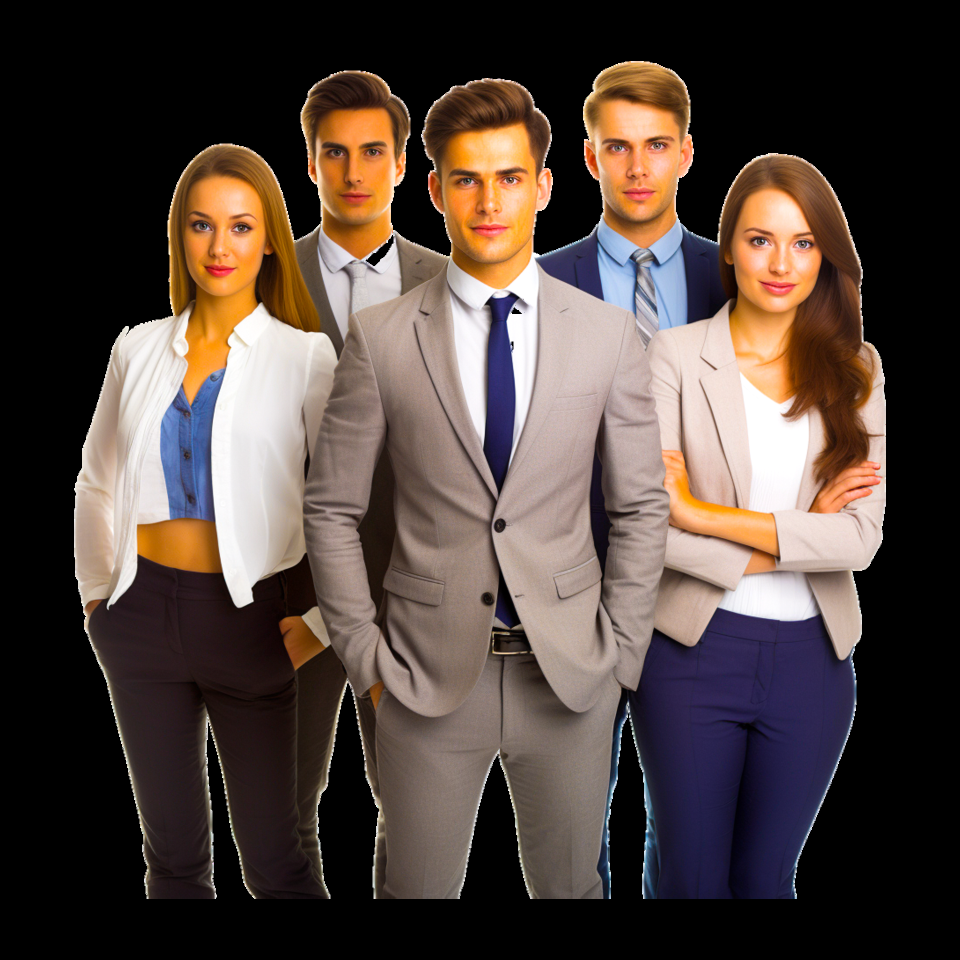
#> input picture data/Image_human1.png, 1920 x 1920 px (shown at 1/2 size)
$ python resizing.py
#> lines starting #> are read from the running program, lines starting #| are printed output that depends on the picture
import os

import cv2


img =cv2.imread(os.path.join('.', 'data', 'Image_human1.png'))
#> img is the input picture: shape (1920, 1920, 3); mean B, G, R 60.8, 67, 80.9

resized_img = cv2.resize(img, (306, 205)) #(width, height) whereas in shape(height, width)
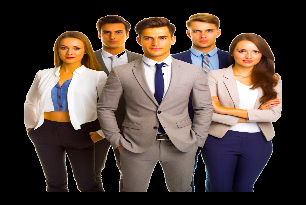
#> resized_img: shape (205, 306, 3); mean B, G, R 60.7, 67, 80.8
print(img.shape)
#| (1920, 1920, 3)
print(resized_img.shape)
#| (205, 306, 3)

cv2.imshow('img',img)
cv2.imshow('resized_img',resized_img)
cv2.waitKey(0)

$ run again, with data/Image_human2.jpg saved as data/Image_human1.png
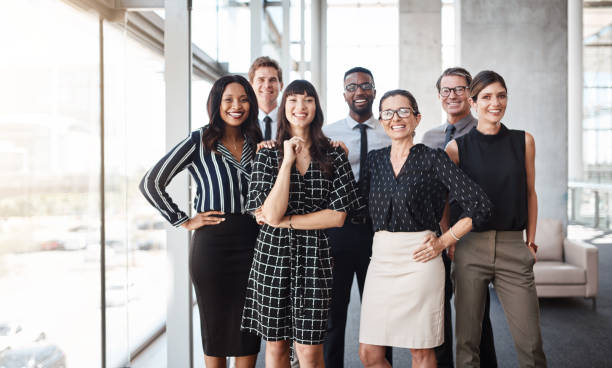
#> input picture data/Image_human2.jpg, 612 x 368 px
#> img is the input picture: shape (368, 612, 3); mean B, G, R 160.2, 161.1, 165.6
#> `resized_img = cv2.resize(img, (306, 205))`:
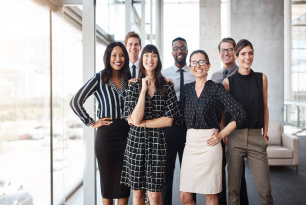
#> resized_img: shape (205, 306, 3); mean B, G, R 160.1, 160.9, 165.5
#| (368, 612, 3)
#| (205, 306, 3)

$ run again, with data/human2.jpeg saved as data/Image_human1.png
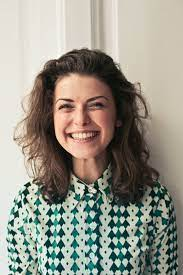
#> input picture data/human2.jpeg, 183 x 275 px
#> img is the input picture: shape (275, 183, 3); mean B, G, R 137.4, 149, 151.1
#> `resized_img = cv2.resize(img, (306, 205))`:
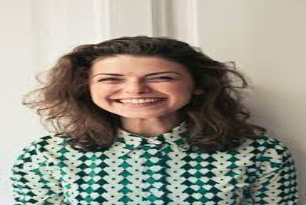
#> resized_img: shape (205, 306, 3); mean B, G, R 137.4, 148.9, 151
#| (275, 183, 3)
#| (205, 306, 3)
